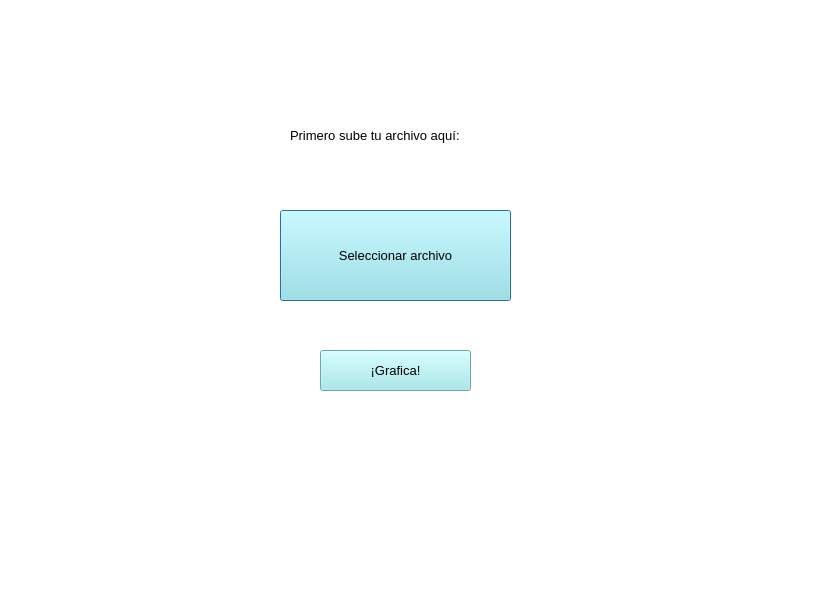
<?xml version="1.0" encoding="UTF-8"?>
<ui version="4.0">
 <class>Dialog</class>
 <widget class="QDialog" name="Dialog">
  <property name="geometry">
   <rect>
    <x>0</x>
    <y>0</y>
    <width>836</width>
    <height>597</height>
   </rect>
  </property>
  <property name="windowTitle">
   <string>Dialog</string>
  </property>
  <widget class="QFrame" name="frame">
   <property name="geometry">
    <rect>
     <x>-80</x>
     <y>-20</y>
     <width>1011</width>
     <height>641</height>
    </rect>
   </property>
   <property name="styleSheet">
    <string notr="true">background-color: rgb(255, 255, 255);</string>
   </property>
   <property name="frameShape">
    <enum>QFrame::StyledPanel</enum>
   </property>
   <property name="frameShadow">
    <enum>QFrame::Raised</enum>
   </property>
   <widget class="QLabel" name="label">
    <property name="geometry">
     <rect>
      <x>320</x>
      <y>510</y>
      <width>401</width>
      <height>71</height>
     </rect>
    </property>
    <property name="text">
     <string/>
    </property>
    <property name="pixmap">
     <pixmap>../../Downloads/GraphMat (3).png</pixmap>
    </property>
   </widget>
   <widget class="QPushButton" name="pushButton_arch">
    <property name="geometry">
     <rect>
      <x>360</x>
      <y>230</y>
      <width>231</width>
      <height>91</height>
     </rect>
    </property>
    <property name="font">
     <font>
      <pointsize>10</pointsize>
     </font>
    </property>
    <property name="styleSheet">
     <string notr="true">background-color: rgb(153, 231, 235);
</string>
    </property>
    <property name="text">
     <string>Seleccionar archivo</string>
    </property>
   </widget>
   <widget class="QLabel" name="label_2">
    <property name="geometry">
     <rect>
      <x>370</x>
      <y>130</y>
      <width>331</width>
      <height>51</height>
     </rect>
    </property>
    <property name="font">
     <font>
      <pointsize>10</pointsize>
     </font>
    </property>
    <property name="text">
     <string>Primero sube tu archivo aquí:</string>
    </property>
   </widget>
   <widget class="QPushButton" name="pushButton_graf">
    <property name="geometry">
     <rect>
      <x>400</x>
      <y>370</y>
      <width>151</width>
      <height>41</height>
     </rect>
    </property>
    <property name="font">
     <font>
      <pointsize>10</pointsize>
     </font>
    </property>
    <property name="styleSheet">
     <string notr="true">background-color: rgb(153, 231, 235);
</string>
    </property>
    <property name="text">
     <string>¡Grafica!</string>
    </property>
   </widget>
  </widget>
 </widget>
 <resources/>
 <connections/>
</ui>
